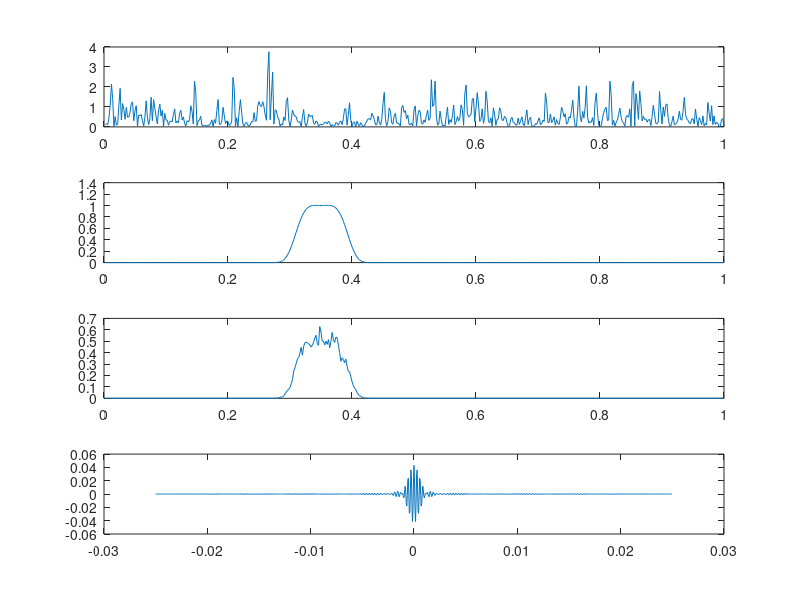

Source code (MATLAB):

N=500;
xt=random('norm',0,1,N,100);
ht=fir1(101,[0.3 0.4]);
HW=fft(ht,2*N);
HW=rot90(fliplr(HW));
Rxx=xcorr(xt,'biased');
Sxx=abs(fft(xt,2*N).^2)/(2*N);
HW2=abs(HW).^2;
Syy=Sxx.*HW2;
Syy=mean(rot90(Syy));

Ryy=fftshift(ifft(Syy));
w=(1:N)/N;
t=(-N:N-1)/N*(N/20000);
subplot(411);plot(w,abs(Sxx(1:N)));
subplot(412);plot(w,abs(HW2(1:N)));
subplot(413);plot(w,abs(Syy(1:N)));
subplot(414);plot(t,Ryy);